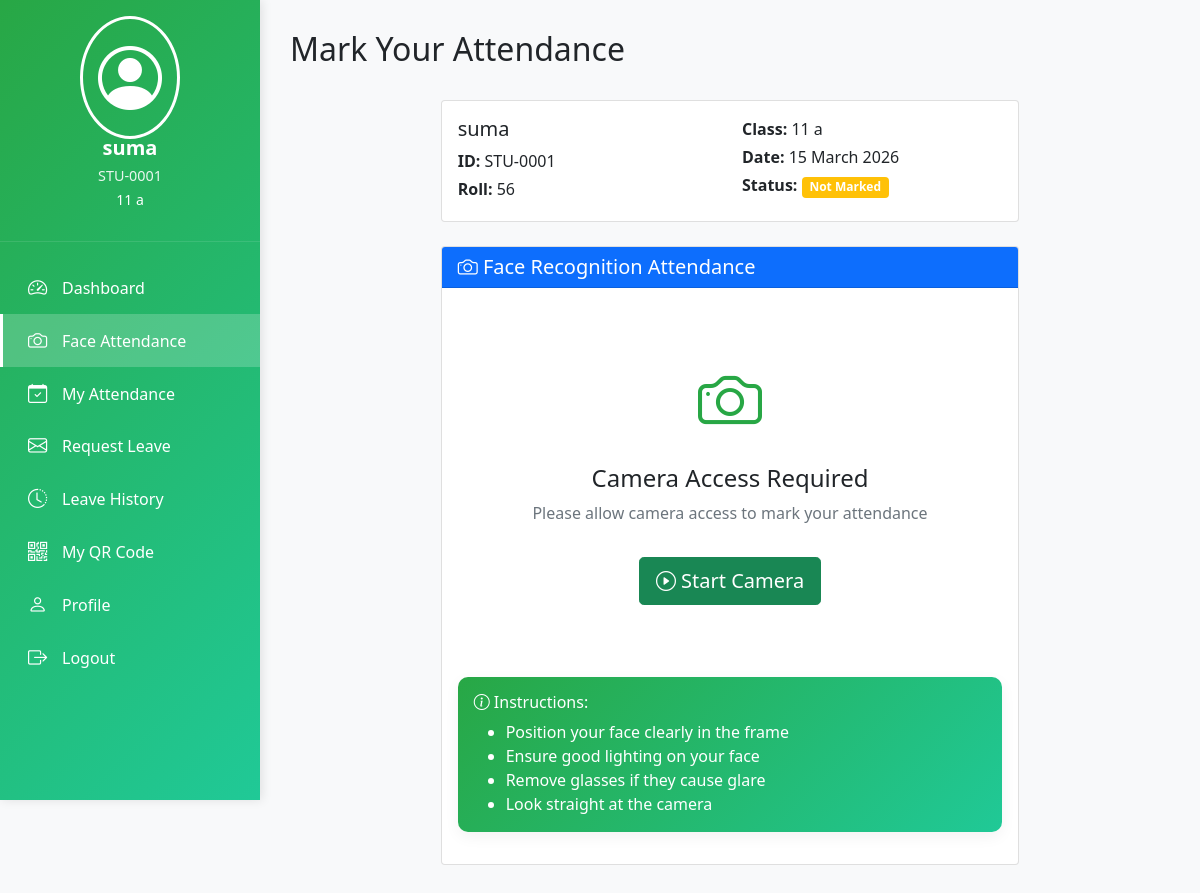
/student/face-attendance (signed in), run on the app's committed database.
### app/models.py (models this page shows, shortened)
class Student(db.Model):
    __tablename__ = 'students'
    id = db.Column(db.Integer, primary_key=True)
    student_id = db.Column(db.String(20), unique=True, nullable=False)
    name = db.Column(db.String(100), nullable=False)
    roll_number = db.Column(db.String(20), unique=True, nullable=False)
    class_name = db.Column(db.String(50))
    section = db.Column(db.String(10))
    email = db.Column(db.String(120))
    phone = db.Column(db.String(20))
    address = db.Column(db.Text)
    photo_path = db.Column(db.String(200))
    face_encoded = db.Column(db.Boolean, default=False)
    parent_name = db.Column(db.String(100))
    parent_phone = db.Column(db.String(20))
    parent_email = db.Column(db.String(120))
    date_of_birth = db.Column(db.Date)
    admission_date = db.Column(db.Date, default=datetime.utcnow)
    created_at = db.Column(db.DateTime, default=datetime.utcnow)
    updated_at = db.Column(db.DateTime, default=datetime.utcnow, onupdate=datetime.utcnow)
    attendances = db.relationship('Attendance', backref='student', lazy=True, cascade='all, delete-orphan')
    face_encodings = db.relationship('FaceEncoding', backref='student', lazy=True, cascade='all, delete-orphan')
    leave_requests = db.relationship('LeaveRequest', backref='student', lazy=True, cascade='all, delete-orphan')

### app/student_routes.py (the view, shortened to what this page needs)
@student_bp.route('/face-attendance', methods=['GET', 'POST'])
@login_required
@student_required
def face_attendance():
    student = current_user.student
    today = date.today()
    today_attendance = Attendance.query.filter_by(
        student_id=student.id, date=today
    ).first()
    return render_template('student/face_attendance.html',
                           student=student,
                           today_attendance=today_attendance,
                           datetime=datetime)

### app/models.py (called while the page is built)
@login_manager.user_loader
def load_user(user_id):
    if user_id.startswith('staff_'):
        return User.query.get(int(user_id.replace('staff_', '')))
    elif user_id.startswith('student_'):
        return StudentUser.query.get(int(user_id.replace('student_', '')))
    return None

### app/student_routes.py (called while the page is built)
def student_required(f):
    @wraps(f)
    def decorated_function(*args, **kwargs):
        if not current_user.is_authenticated:
            flash('Please log in to access this page.', 'warning')
            return redirect(url_for('auth.student_login'))
        if not hasattr(current_user, 'student'):
            flash('Access denied. Student privileges required.', 'danger')
            return redirect(url_for('main.dashboard'))
        if current_user.student is None:
            flash('Your student account no longer exists.', 'danger')
            logout_user()
            return redirect(url_for('auth.student_login'))
        return f(*args, **kwargs)
    return decorated_function

### app/templates/student/face_attendance.html (shortened to what this page needs)
{% extends "student/base.html" %}
{% block page_title %}Mark Your Attendance{% endblock %}
{% block content %}
<div class="row">
    <div class="col-md-8 mx-auto">
        <div class="card mb-4">
            <div class="card-body">
                <div class="row">
                    <div class="col-md-6">
                        <h5>{{ student.name }}</h5>
                        <p class="mb-1"><strong>ID:</strong> {{ student.student_id }}</p>
                        <p class="mb-1"><strong>Roll:</strong> {{ student.roll_number }}</p>
                    </div>
                    <div class="col-md-6">
                        <p class="mb-1"><strong>Class:</strong> {{ student.class_name }} {{ student.section }}</p>
                        <p class="mb-1"><strong>Date:</strong> {{ datetime.now().strftime('%d %B %Y') }}</p>
                        <p class="mb-1">
                            <strong>Status:</strong>
                            {% if today_attendance %}
                                <span class="badge bg-success">Already Marked</span>
                            {% else %}
                                <span class="badge bg-warning">Not Marked</span>
                            {% endif %}
                        </p>
                    </div>
                </div>
            </div>
        </div>
        {% if today_attendance %}
        <div class="alert alert-success text-center">
            <i class="bi bi-check-circle-fill fs-1 d-block mb-3"></i>
            <h4>Attendance Already Marked!</h4>
            <p>You have already marked your attendance today at {{ today_attendance.timestamp.strftime('%I:%M %p') }}</p>
            <p>Confidence: {{ "%.1f"|format(today_attendance.confidence * 100) }}%</p>
            <a href="{{ url_for('student.dashboard') }}" class="btn btn-primary mt-3">
                <i class="bi bi-house"></i> Go to Dashboard
            </a>
        </div>
        {% else %}
        <div class="card">
            <div class="card-header bg-primary text-white">
                <h5 class="mb-0"><i class="bi bi-camera"></i> Face Recognition Attendance</h5>
            </div>
            <div class="card-body text-center">
                <div id="cameraPermissionBox" class="text-center p-5">
                    <i class="bi bi-camera" style="font-size: 4rem; color: #28a745;"></i>
                    <h4 class="mt-3">Camera Access Required</h4>
                    <p class="text-muted">Please allow camera access to mark your attendance</p>
                    <button class="btn btn-success btn-lg mt-3" onclick="startCamera()">
                        <i class="bi bi-play-circle"></i> Start Camera
                    </button>
                </div>
                <div class="alert alert-info mt-4 text-start">
                    <h6><i class="bi bi-info-circle"></i> Instructions:</h6>
                    <ul class="mb-0">
                        <li>Position your face clearly in the frame</li>
                        <li>Ensure good lighting on your face</li>
                        <li>Remove glasses if they cause glare</li>
                        <li>Look straight at the camera</li>
                    </ul>
                </div>
            </div>
        </div>
        {% endif %}
    </div>
</div>
{% endblock %}

### app/templates/student/base.html (shortened to what this page needs)
<!DOCTYPE html>
<html lang="en">
<head>
    <link href="https://cdn.jsdelivr.net/npm/bootstrap@5.1.3/dist/css/bootstrap.min.css" rel="stylesheet">
    <link rel="stylesheet" href="https://cdn.jsdelivr.net/npm/bootstrap-icons@1.8.1/font/bootstrap-icons.css">
</head>
<body>
    <div class="sidebar" id="sidebar">
        <div class="profile-section">
            <i class="bi bi-person-circle"></i>
            <h5>{{ current_user.student.name }}</h5>
            <p>{{ current_user.student.student_id }}</p>
            <small>{{ current_user.student.class_name }} {{ current_user.student.section }}</small>
        </div>
        <nav class="nav flex-column">
            <a class="nav-link {% if request.endpoint == 'student.dashboard' %}active{% endif %}"
               href="{{ url_for('student.dashboard') }}">
                <i class="bi bi-speedometer2"></i> Dashboard
            </a>
            <a class="nav-link {% if request.endpoint == 'student.face_attendance' %}active{% endif %}"
               href="{{ url_for('student.face_attendance') }}">
                <i class="bi bi-camera"></i> Face Attendance
            </a>
            <a class="nav-link {% if request.endpoint == 'student.attendance' %}active{% endif %}"
               href="{{ url_for('student.attendance') }}">
                <i class="bi bi-calendar-check"></i> My Attendance
            </a>
            <a class="nav-link {% if request.endpoint == 'student.leave_request' %}active{% endif %}"
               href="{{ url_for('student.leave_request') }}">
                <i class="bi bi-envelope"></i> Request Leave
            </a>
            <a class="nav-link {% if request.endpoint == 'student.leave_history' %}active{% endif %}"
               href="{{ url_for('student.leave_history') }}">
                <i class="bi bi-clock-history"></i> Leave History
            </a>
            <a class="nav-link {% if request.endpoint == 'student.qr_code' %}active{% endif %}"
               href="{{ url_for('student.qr_code') }}">
                <i class="bi bi-qr-code"></i> My QR Code
            </a>
            <a class="nav-link {% if request.endpoint == 'student.profile' %}active{% endif %}"
               href="{{ url_for('student.profile') }}">
                <i class="bi bi-person"></i> Profile
            </a>
            <a class="nav-link" href="{{ url_for('auth.logout') }}">
                <i class="bi bi-box-arrow-right"></i> Logout
            </a>
        </nav>
    </div>
    <div class="main-content">
        <div class="d-flex justify-content-between align-items-center mb-4">
            <h2>{% block page_title %}Student Portal{% endblock %}</h2>
        </div>
        {% block content %}{% endblock %}
    </div>
</body>
</html>

### app/templates/student/base.html (style rules this page uses)
:root { --primary-color: #28a745; --secondary-color: #20c997; }
body { background: #f8f9fa; font-family: 'Segoe UI', Tahoma, Geneva, Verdana, sans-serif; }
.sidebar { min-height: 100vh; background: linear-gradient(135deg, var(--primary-color), var(--secondary-color)); box-shadow: 2px 0 10px rgba(0,0,0,0.1); position: fixed; width: 260px; transition: all 0.3s; z-index: 1000; overflow-y: auto; }
.sidebar .profile-section { padding: 30px 20px; text-align: center; color: white; border-bottom: 1px solid rgba(255,255,255,0.1); }
.sidebar .profile-section i { font-size: 4rem; margin-bottom: 10px; border: 3px solid white; padding: 15px; border-radius: 50%; }
.sidebar .profile-section h5 { margin: 10px 0 5px; font-weight: 600; }
.sidebar .profile-section p { margin: 0; opacity: 0.9; font-size: 0.9rem; }
.sidebar .nav { padding: 20px 0; }
.sidebar .nav-link { color: white !important; padding: 12px 25px; transition: all 0.3s; border-left: 3px solid transparent; display: flex; align-items: center; }
.sidebar .nav-link i { margin-right: 10px; font-size: 1.2rem; width: 24px; }
.sidebar .nav-link.active { background: rgba(255,255,255,0.2); border-left-color: white; font-weight: 500; }
.main-content { margin-left: 260px; padding: 30px; min-height: 100vh; transition: all 0.3s; }
.alert { border-radius: 10px; border: none; box-shadow: 0 5px 15px rgba(0,0,0,0.05); animation: slideIn 0.3s ease; }
.alert-info { background: linear-gradient(135deg, #28a745, #20c997); color: white; }

### data on the page
Student: student.name "suma", student.student_id "STU-0001", student.class_name "11", student.section "a", name "suma", student_id "STU-0001", roll_number "56", class_name "11", section "a"
